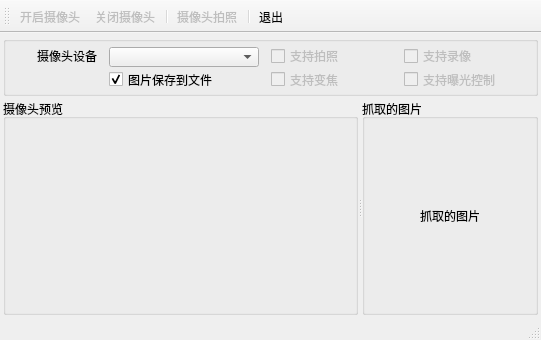
<?xml version="1.0" encoding="UTF-8"?>
<ui version="4.0">
 <class>MainWindow</class>
 <widget class="QMainWindow" name="MainWindow">
  <property name="geometry">
   <rect>
    <x>0</x>
    <y>0</y>
    <width>541</width>
    <height>340</height>
   </rect>
  </property>
  <property name="windowTitle">
   <string>Demo10_7, Camera拍照</string>
  </property>
  <widget class="QWidget" name="centralWidget">
   <layout class="QVBoxLayout" name="verticalLayout_3">
    <property name="spacing">
     <number>3</number>
    </property>
    <property name="leftMargin">
     <number>3</number>
    </property>
    <property name="topMargin">
     <number>3</number>
    </property>
    <property name="rightMargin">
     <number>3</number>
    </property>
    <property name="bottomMargin">
     <number>3</number>
    </property>
    <item>
     <widget class="QGroupBox" name="groupBox_2">
      <property name="maximumSize">
       <size>
        <width>16777215</width>
        <height>60</height>
       </size>
      </property>
      <property name="title">
       <string/>
      </property>
      <layout class="QGridLayout" name="gridLayout">
       <property name="topMargin">
        <number>5</number>
       </property>
       <property name="bottomMargin">
        <number>5</number>
       </property>
       <property name="horizontalSpacing">
        <number>12</number>
       </property>
       <item row="0" column="0">
        <widget class="QLabel" name="label">
         <property name="maximumSize">
          <size>
           <width>80</width>
           <height>16777215</height>
          </size>
         </property>
         <property name="text">
          <string>摄像头设备</string>
         </property>
         <property name="alignment">
          <set>Qt::AlignRight|Qt::AlignTrailing|Qt::AlignVCenter</set>
         </property>
        </widget>
       </item>
       <item row="0" column="1">
        <widget class="QComboBox" name="comboCamera">
         <property name="minimumSize">
          <size>
           <width>150</width>
           <height>20</height>
          </size>
         </property>
        </widget>
       </item>
       <item row="0" column="2">
        <widget class="QCheckBox" name="checkStillImage">
         <property name="enabled">
          <bool>false</bool>
         </property>
         <property name="text">
          <string>支持拍照</string>
         </property>
        </widget>
       </item>
       <item row="0" column="3">
        <widget class="QCheckBox" name="checkVideo">
         <property name="enabled">
          <bool>false</bool>
         </property>
         <property name="text">
          <string>支持录像</string>
         </property>
        </widget>
       </item>
       <item row="1" column="1">
        <widget class="QCheckBox" name="chkBoxSaveToFile">
         <property name="text">
          <string>图片保存到文件</string>
         </property>
         <property name="checked">
          <bool>true</bool>
         </property>
        </widget>
       </item>
       <item row="1" column="2">
        <widget class="QCheckBox" name="checkFocus">
         <property name="enabled">
          <bool>false</bool>
         </property>
         <property name="text">
          <string>支持变焦</string>
         </property>
        </widget>
       </item>
       <item row="1" column="3">
        <widget class="QCheckBox" name="checkExposure">
         <property name="enabled">
          <bool>false</bool>
         </property>
         <property name="text">
          <string>支持曝光控制</string>
         </property>
        </widget>
       </item>
      </layout>
     </widget>
    </item>
    <item>
     <widget class="QSplitter" name="splitter">
      <property name="orientation">
       <enum>Qt::Horizontal</enum>
      </property>
      <widget class="QGroupBox" name="groupBox">
       <property name="title">
        <string>摄像头预览</string>
       </property>
       <layout class="QVBoxLayout" name="verticalLayout">
        <item>
         <widget class="QCameraViewfinder" name="viewFinder" native="true">
          <property name="minimumSize">
           <size>
            <width>150</width>
            <height>0</height>
           </size>
          </property>
         </widget>
        </item>
       </layout>
      </widget>
      <widget class="QGroupBox" name="groupBox_3">
       <property name="title">
        <string>抓取的图片</string>
       </property>
       <layout class="QVBoxLayout" name="verticalLayout_2">
        <item>
         <widget class="QLabel" name="LabImage">
          <property name="text">
           <string>抓取的图片</string>
          </property>
          <property name="alignment">
           <set>Qt::AlignCenter</set>
          </property>
         </widget>
        </item>
       </layout>
      </widget>
     </widget>
    </item>
   </layout>
  </widget>
  <widget class="QMenuBar" name="menuBar">
   <property name="geometry">
    <rect>
     <x>0</x>
     <y>0</y>
     <width>541</width>
     <height>23</height>
    </rect>
   </property>
  </widget>
  <widget class="QToolBar" name="mainToolBar">
   <property name="toolButtonStyle">
    <enum>Qt::ToolButtonTextBesideIcon</enum>
   </property>
   <attribute name="toolBarArea">
    <enum>TopToolBarArea</enum>
   </attribute>
   <attribute name="toolBarBreak">
    <bool>false</bool>
   </attribute>
   <addaction name="actStartCamera"/>
   <addaction name="actStopCamera"/>
   <addaction name="separator"/>
   <addaction name="actCapture"/>
   <addaction name="separator"/>
   <addaction name="actQuit"/>
  </widget>
  <widget class="QStatusBar" name="statusBar"/>
  <action name="actStartCamera">
   <property name="enabled">
    <bool>false</bool>
   </property>
   <property name="icon">
    <iconset resource="res.qrc">
     <normaloff>:/icons/images/video_chat.ico</normaloff>:/icons/images/video_chat.ico</iconset>
   </property>
   <property name="text">
    <string>开启摄像头</string>
   </property>
   <property name="toolTip">
    <string>开启摄像头</string>
   </property>
  </action>
  <action name="actStopCamera">
   <property name="enabled">
    <bool>false</bool>
   </property>
   <property name="icon">
    <iconset resource="res.qrc">
     <normaloff>:/icons/images/remove_user.ico</normaloff>:/icons/images/remove_user.ico</iconset>
   </property>
   <property name="text">
    <string>关闭摄像头</string>
   </property>
   <property name="toolTip">
    <string>关闭摄像头</string>
   </property>
  </action>
  <action name="actCapture">
   <property name="enabled">
    <bool>false</bool>
   </property>
   <property name="icon">
    <iconset resource="res.qrc">
     <normaloff>:/icons/images/picture.ico</normaloff>:/icons/images/picture.ico</iconset>
   </property>
   <property name="text">
    <string>摄像头拍照</string>
   </property>
   <property name="toolTip">
    <string>摄像头拍照</string>
   </property>
  </action>
  <action name="actQuit">
   <property name="icon">
    <iconset resource="res.qrc">
     <normaloff>:/icons/images/exit_24.ico</normaloff>:/icons/images/exit_24.ico</iconset>
   </property>
   <property name="text">
    <string>退出</string>
   </property>
   <property name="toolTip">
    <string>退出</string>
   </property>
  </action>
 </widget>
 <layoutdefault spacing="6" margin="11"/>
 <customwidgets>
  <customwidget>
   <class>QCameraViewfinder</class>
   <extends>QWidget</extends>
   <header location="global">QCameraViewfinder</header>
   <container>1</container>
  </customwidget>
 </customwidgets>
 <resources>
  <include location="res.qrc"/>
 </resources>
 <connections>
  <connection>
   <sender>actQuit</sender>
   <signal>triggered()</signal>
   <receiver>MainWindow</receiver>
   <slot>close()</slot>
   <hints>
    <hint type="sourcelabel">
     <x>-1</x>
     <y>-1</y>
    </hint>
    <hint type="destinationlabel">
     <x>288</x>
     <y>178</y>
    </hint>
   </hints>
  </connection>
 </connections>
</ui>
